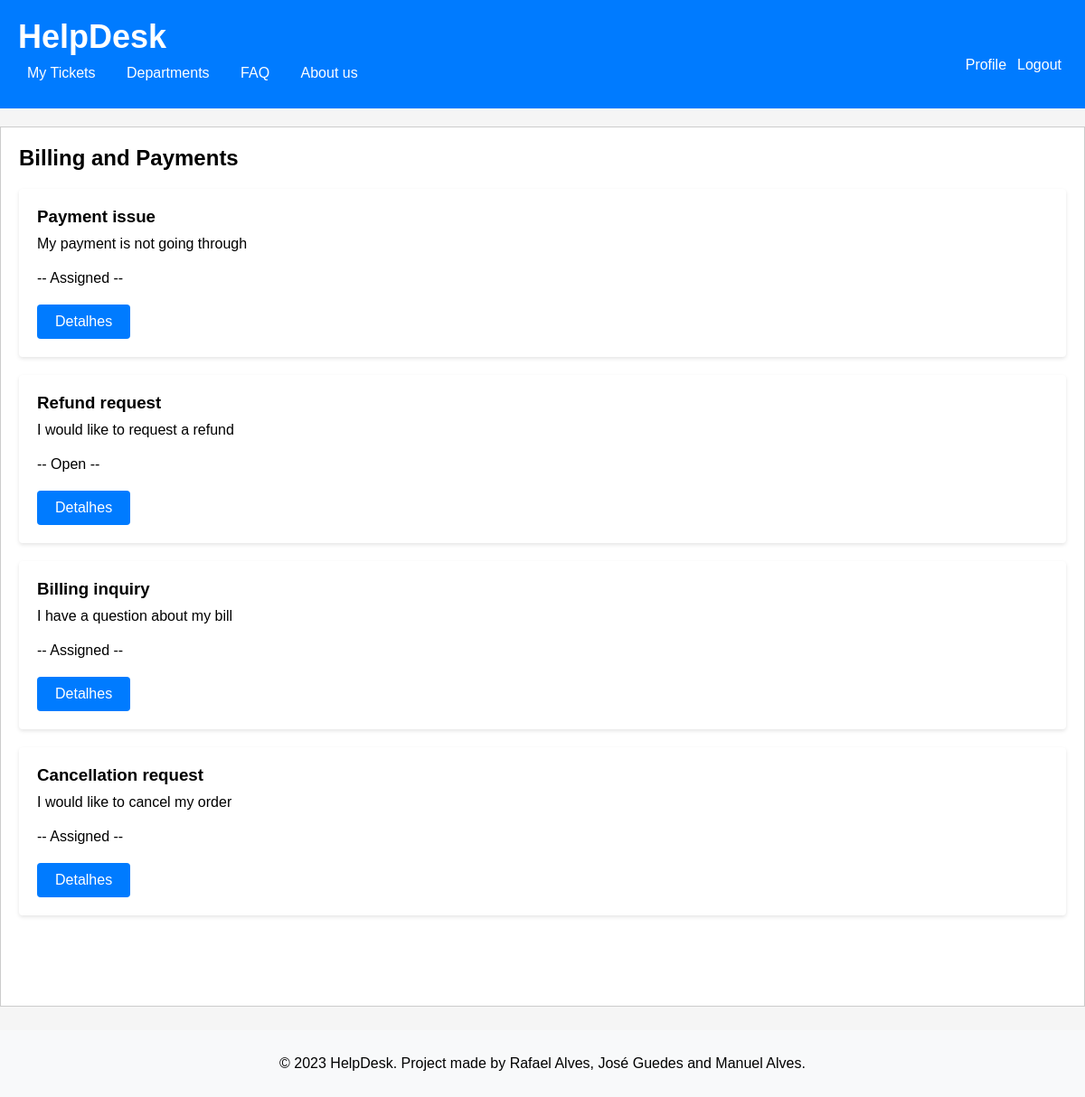
The page /pages/departmentTicket.php?id=3 on the database as committed earlier.
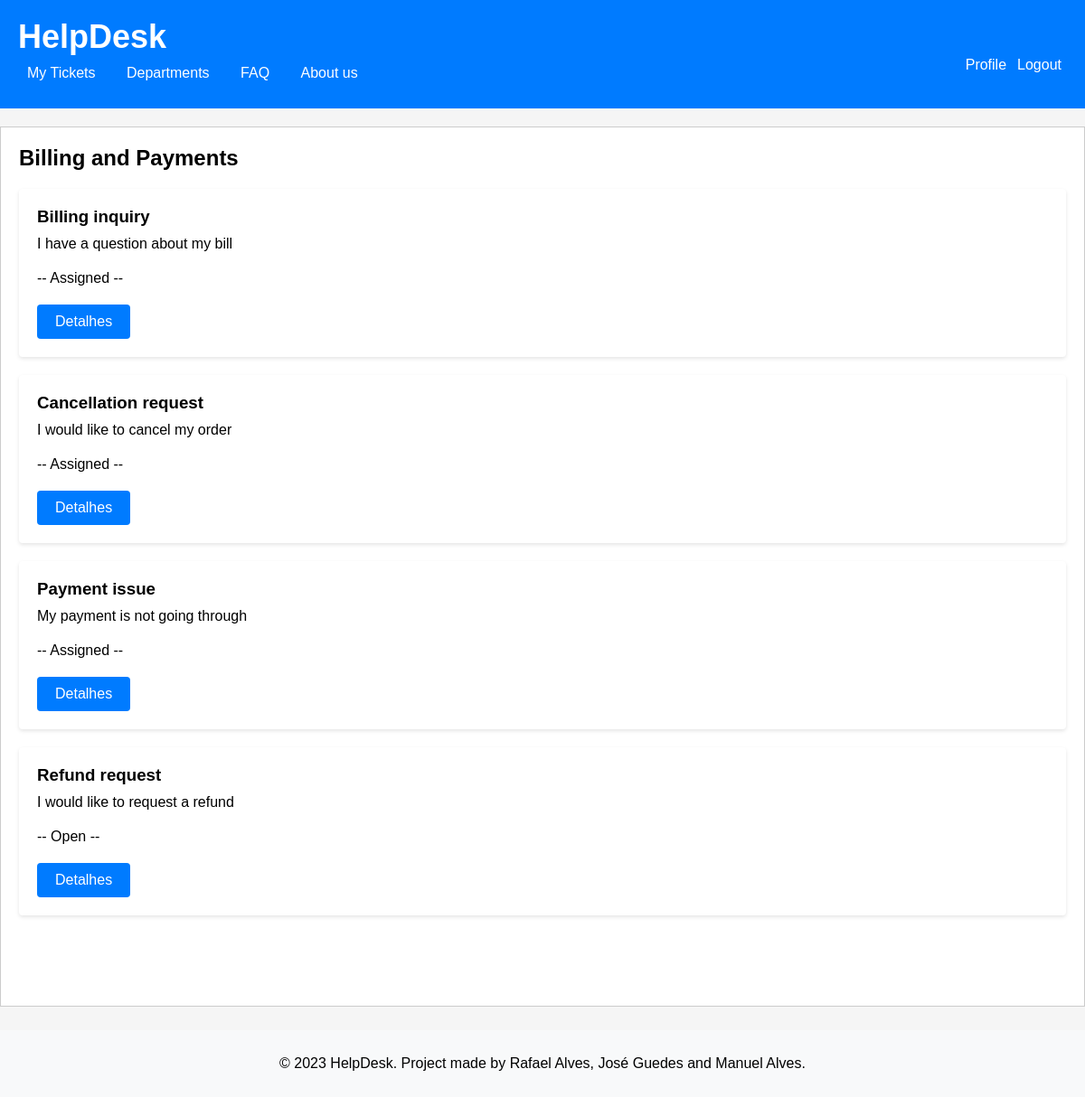
The same page on the database as committed later.
### tables this page shows
CREATE TABLE Department (
    id INTEGER PRIMARY KEY AUTOINCREMENT,
    name varchar(255) NOT NULL UNIQUE,
    created_at TIMESTAMP NOT NULL DEFAULT CURRENT_TIMESTAMP
);

CREATE TABLE Ticket (
    id INTEGER PRIMARY KEY AUTOINCREMENT,
    title varchar(255) NOT NULL UNIQUE,
    description VARCHAR(255) NOT NULL,
    ticket_status VARCHAR (10)  NOT NULL DEFAULT 'Open' CHECK (ticket_status IN ('Open', 'Assigned', 'Closed')),
    created_at TIMESTAMP NOT NULL DEFAULT CURRENT_TIMESTAMP,
    updated_at TIMESTAMP NOT NULL DEFAULT CURRENT_TIMESTAMP,
    id_user INTEGER, /* id do client que criou o ticket */
    id_agent INTEGER DEFAULT NULL, /* id do agent que está a tratar do ticket */
    id_department INTEGER, /* id do department do ticket */
    CONSTRAINT current_edit_date_ck CHECK (created_at <= updated_at),
    CONSTRAINT id_usertFK FOREIGN KEY(id_user) REFERENCES User(id),
    CONSTRAINT id_agentFK FOREIGN KEY(id_agent) REFERENCES User(id),
    CONSTRAINT id_departmentFK FOREIGN KEY(id_department) REFERENCES Department(id)
);

### pages/departmentTicket.php (called while the page is built, shortened)
<?php
  require_once(__DIR__ . '/../database/ticket.class.php');
  require_once(__DIR__ . '/../database/department.class.php');
  require_once(__DIR__ . '/../templates/header.tpl.php');
  require_once(__DIR__ . '/../templates/footer.tpl.php');
  require_once(__DIR__ . '/../templates/department.tpl.php');
  $department = Department::getDepartment($dbh, intval($_GET['id']));
  $tickets = Ticket::getTicketsbyDepartment($dbh, intval($_GET['id']));
  drawHeader();
  drawDepartment($department, $tickets);
  drawFooter();
?>

### database/department.class.php (called while the page is built, shortened)
<?php
  class Department {
    public function __construct(int $id, string $name)
    {
      $this->name = $name;
    }
    static function getDepartment(PDO $db, int $id) : Department {
      $stmt = $db->prepare('SELECT id, name FROM Department WHERE id = ?');
      $stmt->execute(array($id));
      $department = $stmt->fetch();
      return new Department(
        intval($department['id']),
        $department['name']
      );
    }
  }
?>

### database/ticket.class.php (called while the page is built, shortened)
<?php
  class Ticket {
    static function getTicketsbyDepartment(PDO $db, int $id_department) {
      $stmt = $db->prepare('
        SELECT id, title, description, ticket_status
        FROM Ticket
        WHERE id_department = ?
        ORDER by updated_at desc
      ');
      $stmt->execute(array($id_department));
      $row = $stmt->fetchAll(PDO::FETCH_ASSOC);
      return $row;
    }
  }
?>

### templates/department.tpl.php (the view, shortened to what this page needs)
<?php
  require_once(__DIR__ . '/../database/department.class.php')
?>
<?php function drawDepartment(Department $department, array $tickets) { ?>
  <h2><?=$department->name?></h2>
  <section id="tickets">
    <?php
    foreach ($tickets as $ticket) {
      $id_t = $ticket['id'];
      $title_t = $ticket['title'];
      $description_t = $ticket['description'];
      $status_t = $ticket['ticket_status'];
    ?>
    <div class="ticket" id="<?=$id_t?>">
      <h3> <?=$title_t?></h3>
      <p> <?=$description_t?> </p>
      <p>-- <?=$status_t?> --</p>
      <a href="../pages/detailTicket.php?id=<?=$ticket['id']?>" class="button">Detalhes</a>
    </div>
    <?php } ?>
  </section>
<?php } ?>

### templates/header.tpl.php (shortened to what this page needs)
<?php function drawHeader() { ?>
    <!DOCTYPE html>
<html lang="en-US">
    <head>
        <link rel="stylesheet" href="../css/ticketpage.css">
        <link rel="stylesheet" href="../css/common.css">
        <link rel="stylesheet" href="../css/novo_ticket.css">
        <link rel="stylesheet" href="../css/login.css">
        <link rel="stylesheet" href="../css/register.css">
    </head>
    <body>
        <header>
            <h1><a href = "/pages/ticketpage.php">HelpDesk</a></h1>
            <section class="logout-edit">
                <a href="../actions/action_logout.php"><button id="logout">Logout</button></a>
                <a href="/pages/profile.php"><button id="logout">Profile</button></a>
            </section>
            <nav>
            <ul>
                <li><a href="/pages/ticketpage.php">My Tickets</a></li>
                <li><a href="/pages/department.php">Departments</a></li>
                <li><a href="/pages/faq.php">FAQ</a></li>
                <li><a href="/pages/aboutus.php">About us</a></li>
            </ul>
            </nav>
        </header>
        <main>
<?php } ?>

### templates/footer.tpl.php
<?php function drawFooter() { ?>
    </main>
        <footer>
        <p>&copy; 2023 HelpDesk. Project made by Rafael Alves, José Guedes and Manuel Alves.</p>
        </footer>
    </body>
<?php } ?>

### css/common.css (style rules this page uses)
header { background-color: #007bff; color: #fff; padding: 20px; }
header h1 { margin: 0; }
body { position: relative; margin: 0; padding: 0; font-family: Arial, sans-serif; background-color: #f5f5f5; min-height: 100%; padding-bottom: 5rem; }
main { background-color: #fff; border: 1px solid #ccc; padding: 20px; min-height: 100%; padding-bottom: 5rem; margin: 20px auto; }
footer { background-color: #f8f9fa; right: 0; bottom: 0; left: 0; text-align: center; padding: 1%; position: absolute; bottom: 0em; }
#logout { background-color: #007bff; color: #fff; border: none; cursor: pointer; font-size: 16px; border-radius: 4px; float: right; text-align: center; }
body>header>h1>a { text-decoration: none; color: white; }
nav { background-color: #007bff; padding: 10px; }
nav ul { list-style-type: none; margin: 0; padding: 0; }
nav li { display: inline-block; margin-right: 10px; }
nav a { color: white; text-decoration: none; }
h1 { margin: 0; font-size: 36px; margin-bottom: 1%; }
h1>a { text-decoration: none; color: white; }
nav ul { list-style-type: none; padding: 0; margin: 0; }
nav ul li { display: inline; }
nav ul li a { color: #fff; text-decoration: none; margin-left: 20px; transition: color 0.3s ease; }
body>header>nav>ul>li:nth-child(1)>a { margin-left: 0%; }
h2 { font-size: 24px; margin: 0 0 20px; }
ul { list-style-type: none; padding: 0; margin: 0; }
.ticket { background-color: #fff; border-radius: 4px; box-shadow: 0 2px 4px rgba(0, 0, 0, 0.1); padding: 20px; margin-bottom: 20px; }
.ticket h3 { margin: 0 0 10px; }
.ticket p { margin: 0 0 20px; }
.button { display: inline-block; padding: 10px 20px; background-color: #007bff; color: #fff; text-decoration: none; border-radius: 4px; transition: background-color 0.3s ease; }

Rows that differ between the two databases and show on the page:
changed ticket "Billing inquiry": moves up the list
changed ticket "Cancellation request": moves up the list
